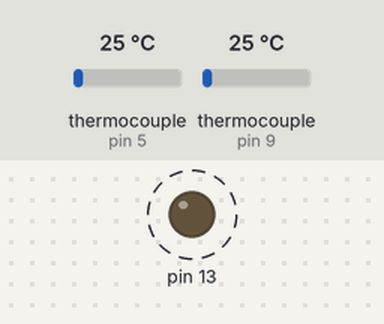
The sketch below on a simulated Arduino Uno, built with avr-gcc and run on an emulated ATmega328P. Shown: output pins drawn as LEDs (lit = HIGH). Dashed ring = blinking. Inputs (shaded band) come from the test bench; at power-on: thermocouple (sensors on pin 5, pin 9) 25 °C. What the sketch prints to the serial monitor is not drawn.

Above: at 1.0 s.
Timing chart, 0 to 4.6 s (numbered marks = the images above):
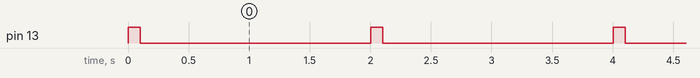

The sketch:

cycle_plus_temp_v0.ino
```cpp
/*
  Arduino Hot Plate Cycler + Temp recorder v0
*/

// this example is public domain. enjoy! https://learn.adafruit.com/thermocouple/
// Code from https://computers.tutsplus.com/tutorials/how-to-read-temperatures-with-arduino--mac-53714
#include <math.h> //loads the more advanced math functions
const int HANDSHAKE = 0;
const int TEMP_REQUEST = 1;
const int ON_REQUEST = 2;
const int STREAM = 3;
const int READ_DAQ_DELAY = 4;

int daqMode = ON_REQUEST;

unsigned long timeOfLastDAQ = 0;

int daqDelay = 100;

String daqDelayStr;

// Make sure to install this library first!
// Sketch > Include Library > Managed Libraries > "MAX6675 library" by Adafruit
#include "max6675.h"

int thermoDO = 4;
int thermoCS = 5;
int thermoCLK = 6;

int thermoDO2 = 8;
int thermoCS2 = 9;
int thermoCLK2 = 10;

MAX6675 thermocouple(thermoCLK, thermoCS, thermoDO);
MAX6675 thermocouple2(thermoCLK2, thermoCS2, thermoDO2);

unsigned long printTemp() {
  delay(1000);
  // Read value
  double value = thermocouple.readFahrenheit();
  double value2 = thermocouple2.readFahrenheit();

  // Get the time point
  unsigned long timeMilliseconds = millis();

  // Write the result
  if (Serial.availableForWrite()) {
    String outstr = String(String(timeMilliseconds, DEC) + "," + String(value, DEC)+ "," + String(value2, DEC));
    Serial.println(outstr);
  }

  // Return time of acquisition
  return timeMilliseconds;
}

void setup() {
  Serial.begin(9600);

  // HOT PLATE CYCLE
  // initialize pin 13 as an output.
  pinMode(13, OUTPUT);

  // TEMP RECORDING
  // wait for MAX chip to stabilize
  //delay(500);
}

void loop() {
  // HOT PLATE CYCLE
  int timeOn = 100;
  int timeOff = 1000 - timeOn;

  digitalWrite(13, HIGH);
  delay(timeOn);
  digitalWrite(13, LOW);
  delay(timeOff);

  // TEMP RECORDING
  printTemp();
  // If we're streaming
  if (daqMode == STREAM) {
    if (millis() - timeOfLastDAQ >= daqDelay) {
      timeOfLastDAQ = printTemp();
    }
  }

  // Check if data has been sent to Arduino and respond accordingly
  if (Serial.available() > 0) {

    // Read in request
    int inByte = Serial.read();

    // If data is requested, fetch it and write it, or handshake
    switch(inByte) {
      case TEMP_REQUEST:
        timeOfLastDAQ = printTemp();
        break;
      case ON_REQUEST:
        daqMode = ON_REQUEST;
        break;
      case STREAM:
        daqMode = STREAM;
        break;
      case READ_DAQ_DELAY:
        // Read in delay, knowing it is appended with an x
        daqDelayStr = Serial.readStringUntil('x');

        // Convert to int and store
        daqDelay = daqDelayStr.toInt();

        break;
      case HANDSHAKE:
        if (Serial.availableForWrite()) {
          Serial.println("Message received.");
        }
        break;
    }
  }
}
```

Measured:
- by itself, pin 13: alternates HIGH for 0.10 s and LOW for 1.9 s
